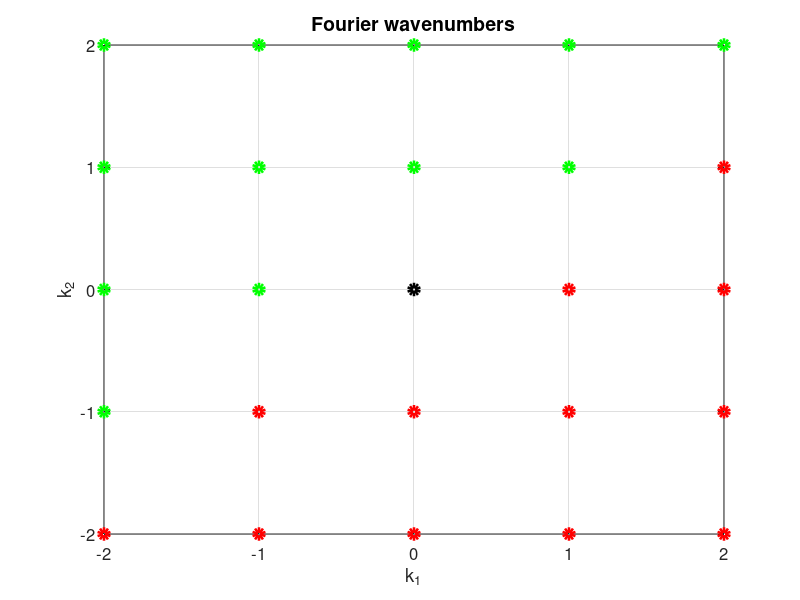
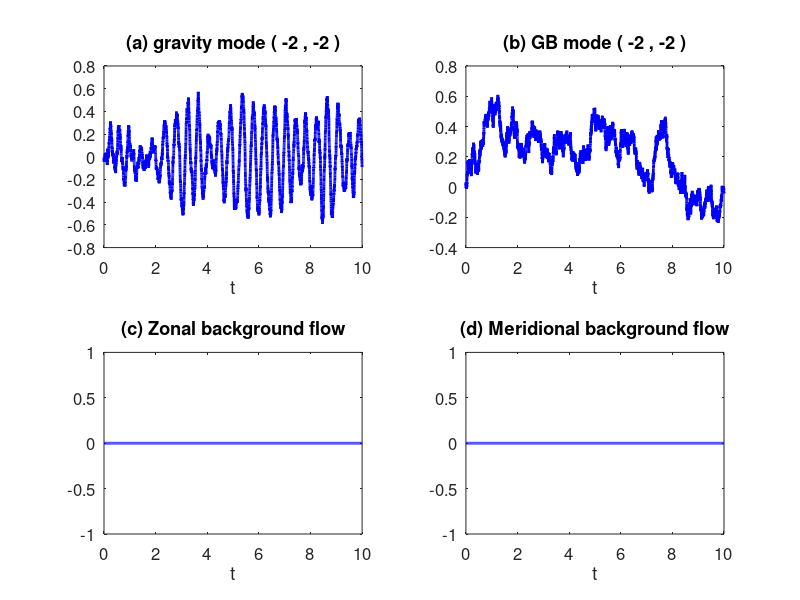
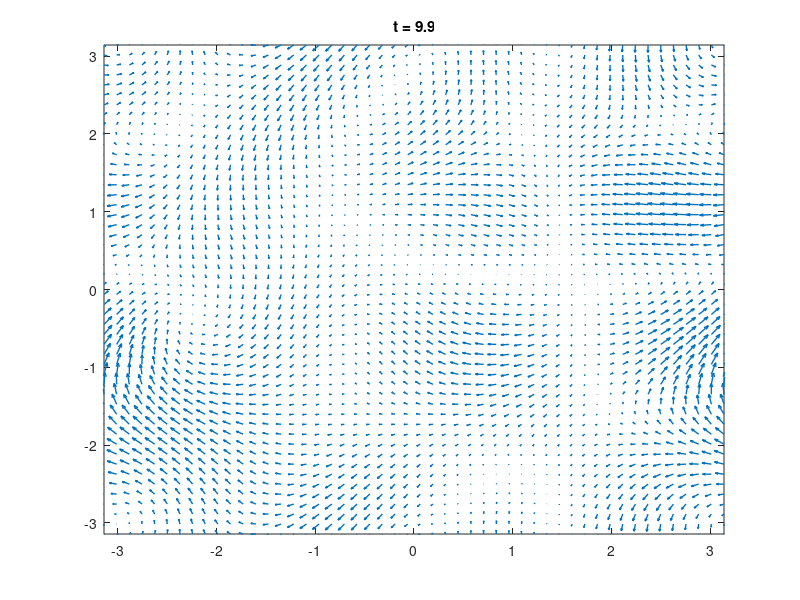

Recreate these plots in MATLAB, in order.
% 2D shallow water equation
K_max = 2; % the range of Fourier modes is [-K_max, K_max]^2
k = zeros(2, (2 * K_max + 1) * (2 * K_max + 1)); % Total number of Fourier wavenumbers

% arranging Fourier wavenumbers
% arranging in such a way that the complex conjugates modes are next to
% each other, namely (-k1,-k2) will be next to (k1,k2). This will
% facilitate data assimilation and allows it to be a nearly block diagonal
% matrix where each block is 2 by 2.

m = 1;
for i = - K_max : K_max
    if i < 0
        for j = - K_max: i
            k(1, m) = i;
            k(2, m) = j;
            m = m + 2;
        end
    else
        for j = - K_max : i - 1
            k(1, m) = i;
            k(2, m) = j;
            m = m + 2;
        end
    end
end
k(:, 2: 2: end - 1) = - k(:, 1 : 2 : end - 2);

% showing the grids of Fourier wavenumbers
figure
hold on
plot(k(1,1:2:end-2), k(2,1:2:end-2), 'ro', 'linewidth',4);
plot(k(1,2:2:end-1), k(2,2:2:end-1), 'go', 'linewidth',4);
plot(k(1,end), k(2,end), 'ko', 'linewidth',4);
box on
grid on
set(gca, 'fontsize', 12)
title('Fourier wavenumbers', 'fontsize', 14)
xlabel('k_1')
ylabel('k_2')

% Total number of Fourier modes is 3 times as many as that of the Fourier
% wavenumbers because each Fourier wavenumber has three modes: one GB mode
% that is incompressible and two gravity modes that are compressible
kk_end = [0;0];
kk = [k,k,kk_end,k,kk_end]; % total number of the waves, 2k gravity, k-1 GB and two background modes
kk(:,length(k(1,:))) = []; % putting the two +/-(0,0) modes of the gravity waves together
epsilon = 0.2; % Rossby number
% dispersion relationship for the two gravity modes, p and m stand for plus and minus
% the dispersion relationship for the GB mode is omega = 0
omegak_p = 1/epsilon * sqrt(k(1,:).^2 + k(2,:).^2 + 1); 
omegak_m = - 1/epsilon * sqrt(k(1,:).^2 + k(2,:).^2 + 1);
omegak = reshape([omegak_p; omegak_m],1,[]);
% % omegak = [omegak_p(1:24), omegak_m(1:24), omegak_p(end), omegak_m(end)];
% eigenvectors of GB and gravity modes
% the last column of rk2 and rk3 are the (0,0) gravity modes, which need to
% deal with in a different way
% rk1: GB; rk2: gravity +; rk3: gravity -.
rk1 = [1./sqrt(k(1,:).^2 + k(2,:).^2+1) .* (-1i * k(2,:));
    1./sqrt(k(1,:).^2 + k(2,:).^2+1) .* (1i * k(1,:))];
rk1(:,end) = [1;0]; rk1_end = [0;1]; rk1 = [rk1,rk1_end];
rk2 = [1./sqrt(k(1,:).^2 + k(2,:).^2)/sqrt(2)./sqrt(k(1,:).^2 + k(2,:).^2 + 1) .* (1i * k(2,:) + k(1,:) .* sqrt(k(1,:).^2 + k(2,:).^2 + 1));
    1./sqrt(k(1,:).^2 + k(2,:).^2)/sqrt(2)./sqrt(k(1,:).^2 + k(2,:).^2 + 1) .* (-1i * k(1,:) + k(2,:) .* sqrt(k(1,:).^2 + k(2,:).^2 + 1))];
rk2(:,end) = [1i;1]/sqrt(2);
rk3 = -[1./sqrt(k(1,:).^2 + k(2,:).^2)/sqrt(2)./sqrt(k(1,:).^2 + k(2,:).^2 + 1) .* (1i * k(2,:) - k(1,:) .* sqrt(k(1,:).^2 + k(2,:).^2 + 1));
    1./sqrt(k(1,:).^2 + k(2,:).^2)/sqrt(2)./sqrt(k(1,:).^2 + k(2,:).^2 + 1) .* (-1i * k(1,:) - k(2,:) .* sqrt(k(1,:).^2 + k(2,:).^2 + 1))];
rk3(:,end) = [-1i;1]/sqrt(2);
% rk = [rk2(:,1:end-1),rk3(:,1:end-1),rk2(:,end),rk3(:,end),rk1]; % putting the two +/-(0,0) modes of the gravity waves together
rk = zeros(size(kk));
rk(:, 1:2:length(k(1,:))*2-1) = rk2;
rk(:, 2:2:length(k(1,:))*2) = rk3;
rk(:, length(k(1,:))*2+1:end) = rk1;


% stochastic systems for each Fourier mode
% written in the vector form
% dU = (a1 U + a0 ) dt + b1 dW

rng(500)
T = 10; % total time
dt = 0.001; % time step
N = round(T/dt);
Dim_U = length(kk(1,:)); % dimension of the system
Dim_Ug = length(k(1,:)); Dim_UB = Dim_Ug - 1;
u_hat = zeros(Dim_U,N); % define all the Fourier modes
d_B = 0.5; % damping of the GB modes
d_g = 0.5; % damping of the gravity modes
sigma_B = 0.4; % noise of the GB modes
sigma_g = 0.4; % noise of the gravity modes
f_amp = 1.6; % large-scale forcing amplitude
f_phase = 1.5; % large-scale forcing period
f_x_b = 0.5; % large-scale forcing background in x direction
f_y_b = 0;% large-scale forcing background in y direction
% b1: noise coefficient; a1: damping and phase 
b1 = zeros(Dim_U, Dim_U);
a1 = - diag([d_g * ones(1,Dim_Ug * 2), d_g * ones(1,Dim_UB), d_B, d_B]) + 1i * diag([omegak, zeros(1,Dim_UB+2)]);
L_u = a1;
for i = 1: 2: 2 * Dim_Ug + Dim_UB
    if i <= 2 * Dim_Ug
        b1(i,i) = 1 / sqrt(2) * sigma_g;
        b1(i+1, i+1) = -1i / sqrt(2) * sigma_g;
        b1(i, i+1) = 1i / sqrt(2) * sigma_g;
        b1(i+1, i) = 1 / sqrt(2) * sigma_g;
    else
        b1(i,i) = 1 / sqrt(2) * sigma_B;
        b1(i+1, i+1) = -1i / sqrt(2) * sigma_B;
        b1(i, i+1) = 1i / sqrt(2) * sigma_B;
        b1(i+1, i) = 1 / sqrt(2) * sigma_B;
    end
end
Sigma_u = b1;
% numerical integral
rd = zeros(Dim_U,N);
% rd(1:2:end-3,:) = randn(Dim_Ug + Dim_UB/2, N) + 1i * randn(Dim_Ug + Dim_UB/2, N);
% rd(2:2:end-2,:) = conj(rd(1:2:end-3,:)); % noise needs to be complex conjudate within each 2x2 block
rd(1:end-2, :) = randn(Dim_Ug * 2 + Dim_UB, N); 
a0 = zeros(Dim_U, 1);
for i = 2:N
    t = i*dt;
    a0(1:2:end-3) =0;f_amp * exp(1i * f_phase * t) * ones(Dim_Ug + Dim_UB/2, 1); 0.4+0.4*1i;%
    a0(2:2:end-2) =0;f_amp * exp(- 1i * f_phase * t) * ones(Dim_Ug + Dim_UB/2, 1); 0.4-0.4*1i;%

    a0(end-1) = 0;f_amp * cos(f_phase * t) + f_x_b;0;
    a0(end) = 0;f_amp * sin(f_phase * t) + f_y_b; 0;   
    u_hat(:,i) = u_hat(:,i-1) + (L_u * u_hat(:,i-1) + a0) * dt + Sigma_u * sqrt(dt) * rd(:, i);
end
% u_hat=u_hat*0;

% reconstruction
Dim_Grid = 50;
[xx,yy] = meshgrid(linspace(-pi,pi,Dim_Grid), linspace(-pi,pi,Dim_Grid));
x_vec = [reshape(xx,[],1), reshape(yy,[],1)]; 
figure(3) 
for i = 2:2:round(T/dt/100)
    u = exp(1i * x_vec * kk) * (u_hat(:,1+100*(i-1)) .* transpose(rk(1,:)));
    v = exp(1i * x_vec * kk) * (u_hat(:,1+100*(i-1)) .* transpose(rk(2,:)));
    u = reshape(u, Dim_Grid, Dim_Grid);
    v = reshape(v, Dim_Grid, Dim_Grid);
    quiver(xx, yy, u, v, 'linewidth',1)
%     xlim([0, 2*pi ])
%     ylim([0, 2*pi ])
    xlim([-pi, pi ])
    ylim([-pi, pi ])
    box on    
    title(['t = ', num2str(dt*100*(i-1))])
    pause(0.1);
    
end


figure
for i = 1:4
    subplot(2,2,i)
    if i == 1
        plot(dt:dt:N*dt, u_hat(1,:), 'b', 'linewidth',2)
        title(['(a) gravity mode ( ', num2str(kk(1,1)),' , ', num2str(kk(2,1)), ' )'],'fontsize',14)
    elseif i == 2
        plot(dt:dt:N*dt, u_hat(Dim_Ug*2+1,:), 'b', 'linewidth',2)
        title(['(b) GB mode ( ', num2str(kk(1,1)),' , ', num2str(kk(2,1)), ' )'],'fontsize',14)
    elseif i == 3
        plot(dt:dt:N*dt, u_hat(end-1,:), 'b', 'linewidth',2)
        title('(c) Zonal background flow','fontsize',14)
    elseif i == 4
        plot(dt:dt:N*dt, u_hat(end,:), 'b', 'linewidth',2)
        title('(d) Meridional background flow','fontsize',14)
    end
    set(gca,'fontsize',12)
    box on
    xlabel('t')
end